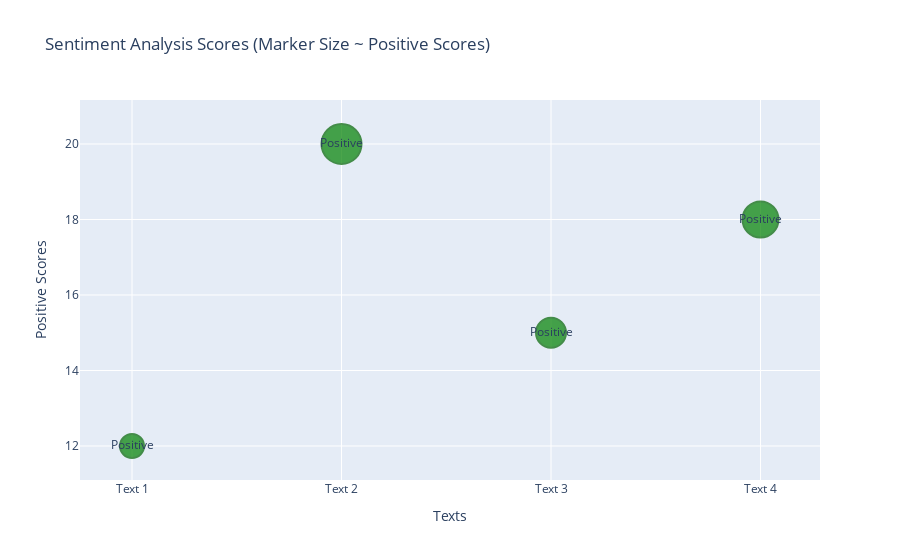

Notebook code for this chart:
### Code cell
import plotly.graph_objects as go

# Sample data: Replace these with your own sentiment analysis scores
texts = ["Text 1", "Text 2", "Text 3", "Text 4"]
positive_scores = [12, 20, 15, 18]
negative_scores = [25, 15, 30, 10]
neutral_scores = [60, 65, 55, 72]

# Tooltips: Create hover text for each data point
hover_texts = [
    f"Positive: {pos}<br>Negative: {neg}<br>Neutral: {neu}"
    for pos, neg, neu in zip(positive_scores, negative_scores, neutral_scores)
]

# Scale the marker sizes based on positive scores
# Multiplying by a factor (e.g., 2) to make them more visible
marker_sizes = [score * 2 for score in positive_scores]

# Create the interactive scatter plot
fig = go.Figure()

fig.add_trace(
    go.Scatter(
        x=texts,  # Text labels on x-axis
        y=positive_scores,  # Use positive scores as y-values
        mode="markers+text",  # Marker points with text
        marker=dict(
            size=marker_sizes,  # Marker size proportional to positive scores
            color="green",  # Marker color
            opacity=0.7,  # Slight transparency for better visuals
            line=dict(width=2, color="darkgreen")  # Add border to markers
        ),
        text=["Positive" for _ in texts],  # Marker label
        hovertext=hover_texts,  # Display tooltips
        hoverinfo="text"  # Show hover text only
    )
)

# Update layout to enhance visualization
fig.update_layout(
    title="Sentiment Analysis Scores (Marker Size ~ Positive Scores)",
    xaxis_title="Texts",
    yaxis_title="Positive Scores",
    hovermode="closest",  # Closest point hover mode
    template="plotly"  # Styling template
)

# Show the plot
fig.show()

### Figure 1 — Plotly figure (JSON) as saved in the notebook; plotly's stock layout.template omitted (floating-point values rounded to 4 significant figures)
{"data": [{"hoverinfo": "text", "hovertext": ["Positive: 12<br>Negative: 25<br>Neutral: 60", "Positive: 20<br>Negative: 15<br>Neutral: 65", "Positive: 15<br>Negative: 30<br>Neutral: 55", "Positive: 18<br>Negative: 10<br>Neutral: 72"], "marker": {"color": "green", "line": {"color": "darkgreen", "width": 2}, "opacity": 0.7, "size": [24, 40, 30, 36]}, "mode": "markers+text", "text": ["Positive", "Positive", "Positive", "Positive"], "type": "scatter", "x": ["Text 1", "Text 2", "Text 3", "Text 4"], "y": [12, 20, 15, 18]}], "layout": {"hovermode": "closest", "title": {"text": "Sentiment Analysis Scores (Marker Size ~ Positive Scores)"}, "xaxis": {"title": {"text": "Texts"}}, "yaxis": {"title": {"text": "Positive Scores"}}}}
